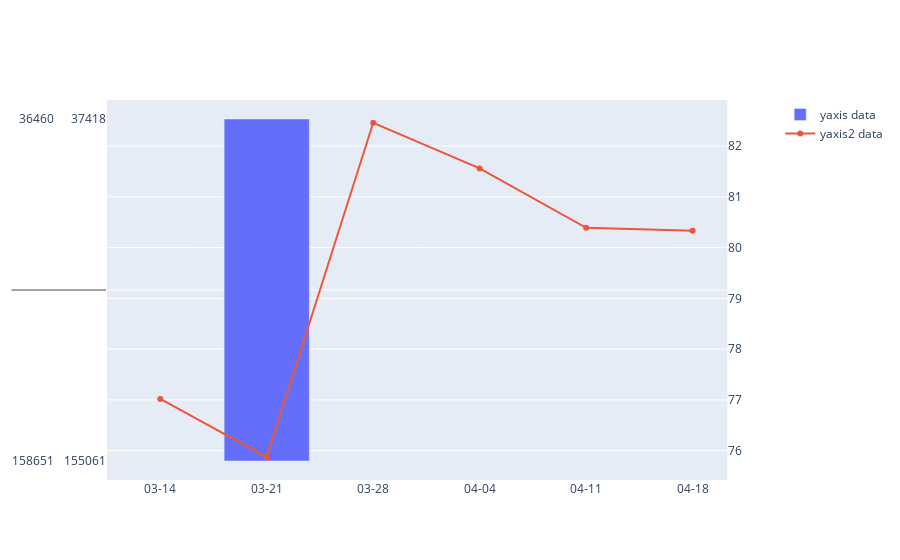

The notebook cell saved with this chart:
### Code cell
import plotly.graph_objects as go
from plotly.subplots import make_subplots

# Create figure with secondary y-axis
fig = make_subplots(specs=[[{"secondary_y": True}]])

# Add traces
fig.add_trace(
    go.Bar(x=pivot_days.sort_values(by='dt_create').dt_create.unique().tolist(),
              y=pivot_days.sort_values(by='dt_create')[['count_mons', 'is_manual']], name="yaxis data"),
    secondary_y=False,
)

fig.add_trace(
    go.Line(x=pivot_days.sort_values(by='dt_create').dt_create.unique().tolist(),
              y=pivot_days.sort_values(by='dt_create')['recognition'], name="yaxis2 data"),
    secondary_y=True,
)

fig.update_xaxes(type='category', fixedrange=False,
                 showspikes=True, showticklabels=True, title='')

fig.update_yaxes(visible=True, showticklabels=True, title='', range = [0,250000])

    
fig.show()

### Figure 1 — Plotly figure (JSON) as saved in the notebook; plotly's stock layout.template omitted (floating-point values rounded to 4 significant figures)
{"data": [{"name": "yaxis data", "type": "bar", "x": ["03-14", "03-21", "03-28", "04-04", "04-11", "04-18"], "xaxis": "x", "y": [[158651, 36460], [155061, 37418], [181733, 31884], [174890, 32250], [133469, 26177], [169514, 33344]], "yaxis": "y"}, {"name": "yaxis2 data", "type": "scatter", "x": ["03-14", "03-21", "03-28", "04-04", "04-11", "04-18"], "xaxis": "x", "y": [77.02, 75.87, 82.46, 81.56, 80.39, 80.33], "yaxis": "y2"}], "layout": {"xaxis": {"anchor": "y", "domain": [0, 0.94], "fixedrange": false, "showspikes": true, "showticklabels": true, "title": {"text": ""}, "type": "category"}, "yaxis": {"anchor": "x", "domain": [0, 1]}, "yaxis2": {"anchor": "x", "overlaying": "y", "side": "right"}}}
